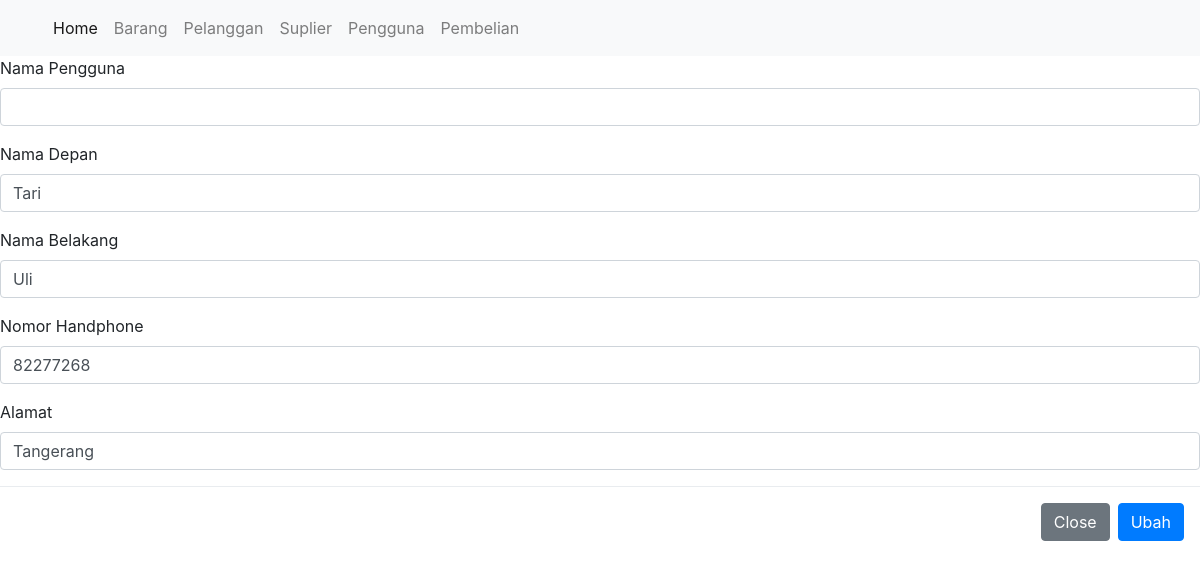
/public/pengguna/ubahDetail/1, run on the app's committed database.
### tables this page shows
CREATE TABLE Pengguna (
    IdPengguna int NOT NULL primary key,
    NamaPengguna varchar(250) NOT NULL,
    Password varchar(250) NOT NULL,
    NamaDepan varchar(250) NOT NULL,
    NamaBelakang varchar(250) NOT NULL,
    NoHp int(15) not null,
    Alamat varchar(500) not null,
    IdAkses int ,
    FOREIGN KEY (IdAkses) REFERENCES hakakses(IdAkses)
);

### app/core/Controller.php (called while the page is built, shortened)
<?php
class Controller {
    public function view($view, $data = [])
    {
        require_once '../app/views/' . $view . '.php';
    }
    public function model($model)
    {
        return new $model;
    }
}

### app/controllers/Pengguna.php (called while the page is built, shortened)
<?php
class Pengguna extends Controller {
    public function ubahDetail($id)
    {
        $data['judul'] = 'Detail Pengguna';
        $data['br'] = $this->model('Pengguna_model')->getPenggunaById($id);
        $this->view('pengguna/ubah', $data);
    }
}

### app/core/App.php (called while the page is built, shortened)
<?php
class App {
    protected $method = 'index';
    protected $params = [];
    public function __construct()
    {
        $url = $this->parseURL();
        if( file_exists('../app/controllers/' . $url[0] . '.php') ) {
            unset($url[0]);
        }
        $this->controller = new $this->controller;
        if( isset($url[1]) ) {
            if( method_exists($this->controller, $url[1]) ) {
                $this->method = $url[1];
                unset($url[1]);
            }
        }
        if( !empty($url) ) {
            $this->params = array_values($url);
        }
        call_user_func_array([$this->controller, $this->method], $this->params);
    }
    public function parseURL()
    {
        if( isset($_GET['url']) ) {
            $url = rtrim($_GET['url'], '/');
            $url = filter_var($url, FILTER_SANITIZE_URL);
            $url = explode('/', $url);
            return $url;
        }
    }
}

### public/index.php (called while the page is built, shortened)
<?php
$app = new App;

### app/core/Database.php (called while the page is built, shortened)
<?php
class Database {
    private $host = DB_HOST;
    private $user = DB_USER;
    private $pass = DB_PASS;
    private $db_name = DB_NAME;
    private $dbh;
    private $stmt;
    public function __construct()
    {
        $dsn = 'mysql:host=' . $this->host . ';dbname=' . $this->db_name;
        $option = [
            PDO::ATTR_PERSISTENT => true,
            PDO::ATTR_ERRMODE => PDO::ERRMODE_EXCEPTION
        ];
        try {
            $this->dbh = new PDO($dsn, $this->user, $this->pass, $option);
        } catch(PDOException $e) {
            die($e->getMessage());
        }
    }
    public function query($query)
    {
        $this->stmt = $this->dbh->prepare($query);
    }
    public function bind($param, $value, $type = null)
    {
        if( is_null($type) ) {
            switch( true ) {
                default :
                    $type = PDO::PARAM_STR;
            }
        }
        $this->stmt->bindValue($param, $value, $type);
    }
    public function execute()
    {
        $this->stmt->execute();
    }
    public function single()
    {
        $this->execute();
        return $this->stmt->fetch(PDO::FETCH_ASSOC);
    }
}

### app/models/Pengguna_model.php (called while the page is built, shortened)
<?php
class Pengguna_model {
    private $table = 'pengguna';
    private $db;
    public function __construct()
    {
        $this->db = new Database;
    }
    public function getPenggunaById($IdPengguna)
    {
        $this->db->query('SELECT * FROM ' . $this->table . ' WHERE IdPengguna=:IdPengguna');
        $this->db->bind('IdPengguna', $IdPengguna);
        return $this->db->single();
    }
}

### app/views/pengguna/ubah.php (the view, shortened to what this page needs)
<div>
<form action="<?= BASEURL; ?>/pengguna/ubah" method="post">
          <div class="form-group">
            <label for="NamaPengguna">Nama Pengguna</label>
            <input type="number" class="form-control" id="NamaPengguna" name="NamaPengguna" value="<?= $data['br']['NamaPengguna']; ?>">
          </div>
          <div class="form-group">
            <label for="NamaDepan">Nama Depan</label>
            <input type="text" class="form-control" id="NamaDepan" name="NamaDepan" value="<?= $data['br']['NamaDepan']; ?>">
          </div>
          <div class="form-group">
            <label for="NamaBelakang">Nama Belakang</label>
            <input type="text" class="form-control" id="NamaBelakang" name="NamaBelakang" value="<?= $data['br']['NamaBelakang']; ?>">
          </div>
          <div class="form-group">
            <label for="NoHp">Nomor Handphone</label>
            <input type="number" class="form-control" id="NoHp" name="NoHp" value="<?= $data['br']['NoHp']; ?>">
          </div>
          <div class="form-group">
            <label for="Alamat">Alamat</label>
            <input type="text" class="form-control" id="Alamat" name="Alamat" value="<?= $data['br']['Alamat']; ?>">
          </div>
      </div>
      <div class="modal-footer">
          <button type="button" class="btn btn-secondary" data-dismiss="modal">Close</button>
          <button type="submit" class="btn btn-primary">Ubah</button>
</div>

### data on the page
pengguna: NamaDepan "Tari", NamaBelakang "Uli", NoHp "82277268", Alamat "Tangerang"
